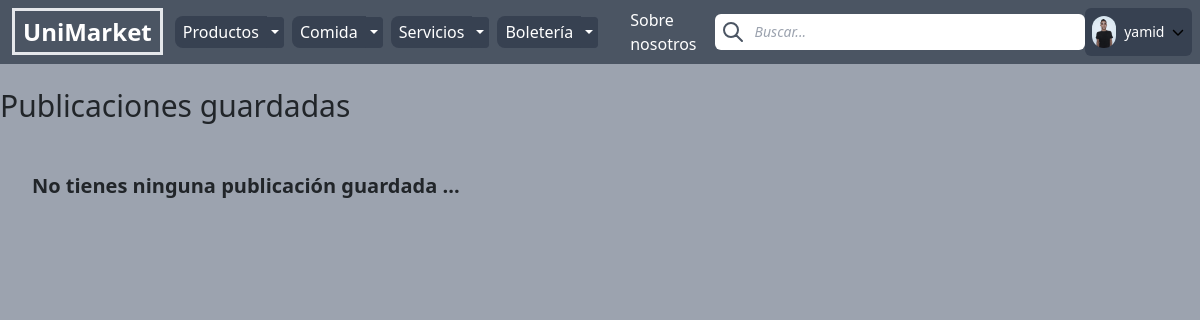
The page /saved/ (signed in) on the database its author committed.
### posts/models.py (models this page shows, shortened)
class Category(models.Model):
    title = models.CharField(max_length=50)
    slug = AutoSlugField(populate_from='title',editable=True, always_update=True)
    class Meta:
        verbose_name = ('Categoria')
        verbose_name_plural = ('Categorias')

### userprofile/models.py (models this page shows, shortened)
class UserProfile(models.Model):
    user = models.OneToOneField(User, related_name="userprofile", on_delete=models.CASCADE)
    numero = models.CharField(max_length=10)
    edad = models.PositiveSmallIntegerField(null=False, blank=False, default=18)
    about_me = CKEditor5Field(null=True, blank=True, max_length=150)
    instagram = models.CharField(null=True, max_length=15, blank=True)
    universidad = models.CharField(choices={
        'EAFIT':'Universidad EAFIT',
        'UDEA':'Universidad de Antioquia',
        'CES':'Universidad CES',
        'UPB':'Universidad Pontificia Bolivariana',
        'ANDES':'Universidad de los Andes',
    }, default='EAFIT', max_length=5)
    imagen = models.ImageField(upload_to='uploads/userprofile/', blank=True, null=True)
    created_at = models.DateTimeField(auto_now_add=True)
    updated_at = models.DateTimeField(auto_now=True)
    class Meta:
        ordering = ['-created_at']
    def am_vendor(self):
        return self.user.groups.filter(name='Emprendedores').exists()

### posts/views.py (the view)
# urls.py: path('saved/', views.saved_view, name='saved_view'),
@login_required(login_url='log-in')
def saved_view(request):
    saved = Saved(request)
    return render(request, 'posts/saved_view.html', { 'saved': saved })

### posts/templatetags/menu.py (called while the page is built)
@register.inclusion_tag("core/menu.html")
def menu():
    categories = Category.objects.all()
    return {
        "categories": categories
    }

### userprofile/context_processors.py (called while the page is built)
def saved(request):
    return { 'saved': Saved(request)}

### userprofile/saved.py (called while the page is built)
    def __len__(self):
        return sum(item['quantity'] for item in self.saved.values())

### posts/templates/posts/saved_view.html (shortened to what this page needs)
{% extends 'core/base.html' %}
{% block content %}
  <h1 class="text-3xl my-6">Publicaciones guardadas</h1>
  {% if saved|length %}
    {% for item in saved %}
      <div class="px-4 py-4 mb-2 bg-gray-300 flex items-center">
        <img class="w-48 h-48 object-cover rounded-md" src="{{ item.product.imagenes.url }}" alt="" />
        <div class="ml-4">
          <a href="{% url 'product_detail' item.product.categoria.slug item.product.subcategoria.slug item.product.slug %}"><h2 class="text-3xl hover:text-gray-700 hover:underline active:text-gray-900 mb-1">{{ item.product.titulo }}</h2></a>
          <b>Descripción:</b> {{ item.product.descripcion }}
          <br />
          <h3 class="text-md">
            <b>Ventas:</b>
            {% if item.product.inventario == 'LIMITADO' %}
              Limitadas
            {% else %}
              Sin limites
            {% endif %}
          </h3>
          <p class="text-gray-500 text-sm">
            Publicado hace {{ item.product.created_at|timesince }} por
            <a href="{% url 'vendor_detail' item.product.user.id %}"><b class="text-gray-800 font-semibold hover:text-gray-700 active:text-gray-900">{% firstof item.product.user.get_full_name item.product.user.username %}</b></a>
          </p>
          <a class="inline-block text-black px-4 py-4 bg-gray-500 rounded-full hover:bg-gray-700 hover:fill-red-500 hover:text-red-500 mt-3 ml-2" href="{% url 'remove_from_saved' item.product.id %}">
            <div class="flex items-center justify-between">
              <svg class="w-6 h-6" xmlns="http://www.w3.org/2000/svg" fill="none" viewBox="0 0 24 24" stroke-width="1.5" stroke="currentColor">
                <path stroke-linecap="round" stroke-linejoin="round" d="m14.74 9-.346 9m-4.788 0L9.26 9m9.968-3.21c.342.052.682.107 1.022.166m-1.022-.165L18.16 19.673a2.25 2.25 0 0 1-2.244 2.077H8.084a2.25 2.25 0 0 1-2.244-2.077L4.772 5.79m14.456 0a48.108 48.108 0 0 0-3.478-.397m-12 .562c.34-.059.68-.114 1.022-.165m0 0a48.11 48.11 0 0 1 3.478-.397m7.5 0v-.916c0-1.18-.91-2.164-2.09-2.201a51.964 51.964 0 0 0-3.32 0c-1.18.037-2.09 1.022-2.09 2.201v.916m7.5 0a48.667 48.667 0 0 0-7.5 0" />
              </svg>Quitar de guardados
            </div>
          </a>
        </div>
      </div>
    {% endfor %}
  {% else %}
    <p class="mt-4 py-4 px-8 text-xl font-bold">No tienes ninguna publicación guardada ...</p>
  {% endif %}
{% endblock %}

### core/template/core/base.html (shortened to what this page needs)
<!doctype html>
<html lang="es">
<head>
    <script src="https://cdn.tailwindcss.com"></script>
    <link rel="stylesheet" href="https://cdnjs.cloudflare.com/ajax/libs/font-awesome/6.5.1/css/all.min.css"
 />
    <link href="https://cdn.jsdelivr.net/npm/bootstrap@5.0.2/dist/css/bootstrap.min.css"
    rel="stylesheet"
>
</head>
<body class="bg-gray-400 mb-12">
    {% load menu %}
    <nav class="h-16 bg-gray-600 flex items-center justify-start sticky-top">
        <div class="logo ml-3 mr-3">
            <a href="/"
                class="text-white text-2xl font-bold border-3 px-2 py-1 hover:text-gray-800 hover:border-gray-800 active:text-gray-800 active:border-gray-800 delay-50 duration-500">
                UniMarket
            </a>
        </div>
        <div class="menu space-x-4">
            {% menu %}
        </div>
        <form class="mx-auto" action="/search/" method="GET">
            <div class="relative text-gray-600 focus-within:text-gray-400">
                <span class="absolute inset-y-0 left-0 flex items-center pl-0.5">
                    <button type="submit" class="p-1 focus:outline-none focus:shadow-outline">
                        <svg fill="none" stroke="currentColor" stroke-linecap="round" stroke-linejoin="round"
                            stroke-width="2" viewBox="0 0 24 24" class="w-6 h-6">
                            <path d="M21 21l-6-6m2-5a7 7 0 11-14 0 7 7 0 0114 0z"></path>
                        </svg>
                    </button>
                </span>
                <input type="search" name="query"
                    class="py-2 px-32 text-sm rounded-md pl-10 focus:outline-none bg-white text-gray-900 placeholder:italic"
                    placeholder="Buscar..." autocomplete="off">
            </div>
        </form>
        <div class="">
            {% if request.user.is_authenticated %}
            <div class="mr-2">
                <div class="bg-tail-300 flex items-center justify-center">
                    <div class="relative inline-block text-left">
                        <button id="dropdown-button"
                            class="inline-flex justify-center w-full px-2 py-2 text-sm font-medium text-white bg-gray-700 rounded-md hover:bg-gray-900 delay-50 duration-500">
                            <div class="flex items-center justify-center">
                                {% if request.user.userprofile.imagen %}
                                <img src="{{ request.user.userprofile.imagen.url }}"
                                    alt="Imagen de {{ product.user.username }}"
                                    class="w-8 h-8 rounded-full object-cover mr-2" />
                                {% else %}
                                <img src="/media/uploads/userprofile/No%20Photo.jpg"
                                    alt="Imagen de {{ product.user.username }}"
                                    class="w-8 h-8 rounded-full object-cover mr-2" />
                                {% endif %}
                                {{ request.user.username }}
                                <div>
                                    <svg class="ml-2" xmlns="http://www.w3.org/2000/svg" height="12" width="12"
                                        viewBox="0 0 512 512">
                                        <path
                                            d="M233.4 406.6c12.5 12.5 32.8 12.5 45.3 0l192-192c12.5-12.5 12.5-32.8 0-45.3s-32.8-12.5-45.3 0L256 338.7 86.6 169.4c-12.5-12.5-32.8-12.5-45.3 0s-12.5 32.8 0 45.3l192 192z" />
                                    </svg>
                                </div>
                            </div>
                        </button>
                    </div>
                </div>
            </div>
            {% endif %}
        </div>
    </nav>
    <div class="">
        {% block content %}{% endblock %}
    </div>
</body>
</html>

### core/template/core/menu.html (shortened to what this page needs)
<div class="dropdown flex items-center relative">
    <div class="btn-group items-center">
        {% for category in categories %}
        <a class="bg-gray-700 border-gray-700 hover:bg-gray-900 focus:bg-gray-900 active:bg-gray-900 hover:text-gray-500 text-white px-2 py-1 rounded-l-lg delay-50 duration-500"
            href="{% url 'category_detail' category.slug %}">
            {{ category.title }}
        </a>
        <button type="button"
            class="btn btn-secondary btn-sm dropdown-toggle dropdown-toggle-split bg-gray-700 border-gray-700 hover:bg-gray-900 focus:bg-gray-900 active:bg-gray-900 mr-2 px-1 py-1"
            data-bs-toggle="dropdown" aria-expanded="false">
        </button>
        {% endfor %}
    </div>
    <a href="{% url 'about-us' %}" class="text-white text-white hover:text-gray-400 active:text-gray-600 ml-6 mr-3">
        Sobre nosotros
    </a>
</div>

### rows shown on the page
Category: title "Productos"
Category: title "Comida"
Category: title "Servicios"
Category: title "Boletería"

### other values the page prints
{{ request.user.username }} "yamid"
